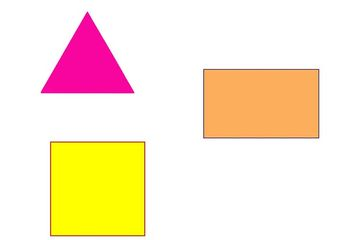
#> input picture dangun_datar.jpg, 360 x 240 px
$ jupyter execute --allow-errors findContur.ipynb
#> lines starting #> are read from the running program, lines starting #| are printed output that depends on the picture; after the words box and inside, x2 and y2 are one past the last pixel; in counts of white or black regions, pixels touching at a corner belong together
[cell 1]
import numpy as np
import cv2
import matplotlib.pyplot as plt

[cell 2]
bangunDatar = plt.imread('dangun_datar.jpg', cv2.IMREAD_COLOR)
#> bangunDatar is the input picture: shape (240, 360, 3); mean R, G, B 252.7, 234.6, 208.8
bangunDatar

[cell 3]
plt.imshow(bangunDatar)

[cell 4]
gray = cv2.cvtColor(bangunDatar, cv2.COLOR_BGR2GRAY)
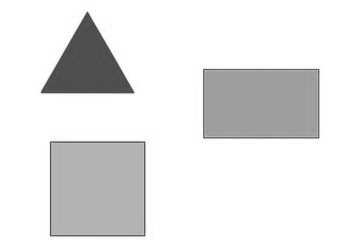
#> gray: shape (240, 360); min 54, max 255, mean 228.9
gray

[cell 5]
plt.imshow(gray)

[cell 6]
cv2.imshow('Original image',bangunDatar)
#> (the rest of this cell did not finish here and is left out)

[cell 7]
ret,thresh = cv2.threshold(gray,127,255,cv2.THRESH_BINARY)
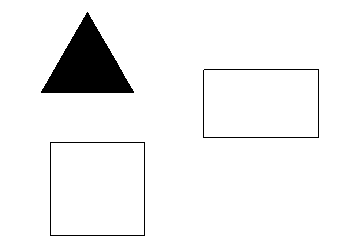
#> thresh: shape (240, 360); 94.7% white; 3 black regions

[cell 8]
plt.imshow(thresh)

[cell 9]
(contours, hierarchy) = cv2.findContours(thresh, cv2.RETR_TREE,cv2.CHAIN_APPROX_SIMPLE)
#> contours = 5 contours; box (x1, y1, x2, y2) and area: (0, 0, 360, 240) 85801, (49, 141, 146, 237) 9118, (51, 143, 144, 235) 8372, (40, 11, 135, 94) 3964, (202, 68, 320, 139) 728
#> (the rest of this cell did not finish here and is left out)

$ run again, with bangun_datar.png saved as dangun_datar.jpg
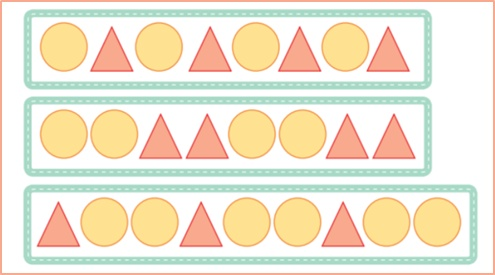
#> input picture bangun_datar.png, 495 x 275 px
#> bangunDatar is the input picture: shape (275, 495, 3); mean R, G, B 238.8, 231.2, 210.5
#> `gray = cv2.cvtColor(bangunDatar, cv2.COLOR_BGR2GRAY)`:
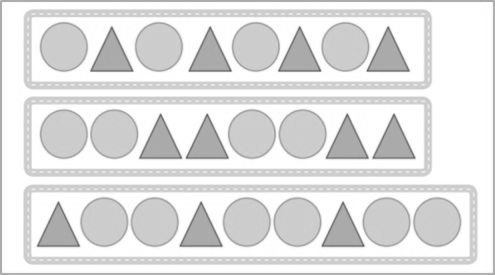
#> gray: shape (275, 495); min 87, max 255, mean 225.8
#> `ret,thresh = cv2.threshold(gray,127,255,cv2.THRESH_BINARY)`:
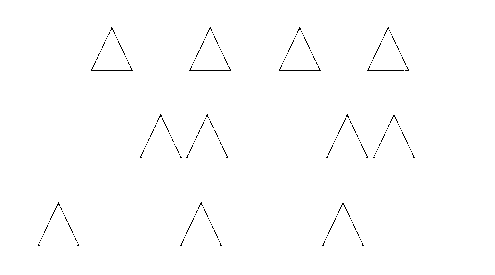
#> thresh: shape (275, 495); 99.3% white; black in thin lines or dots, all inside (x1, y1, x2, y2) = (38, 27, 415, 246)
#> contours = 432 contours, 427 with area under 20; largest, box (x1, y1, x2, y2) and area: (0, 0, 495, 275) 135356, (278, 67, 322, 72) 88, (188, 67, 232, 72) 88, (90, 67, 134, 72) 88, (366, 67, 405, 72) 77
